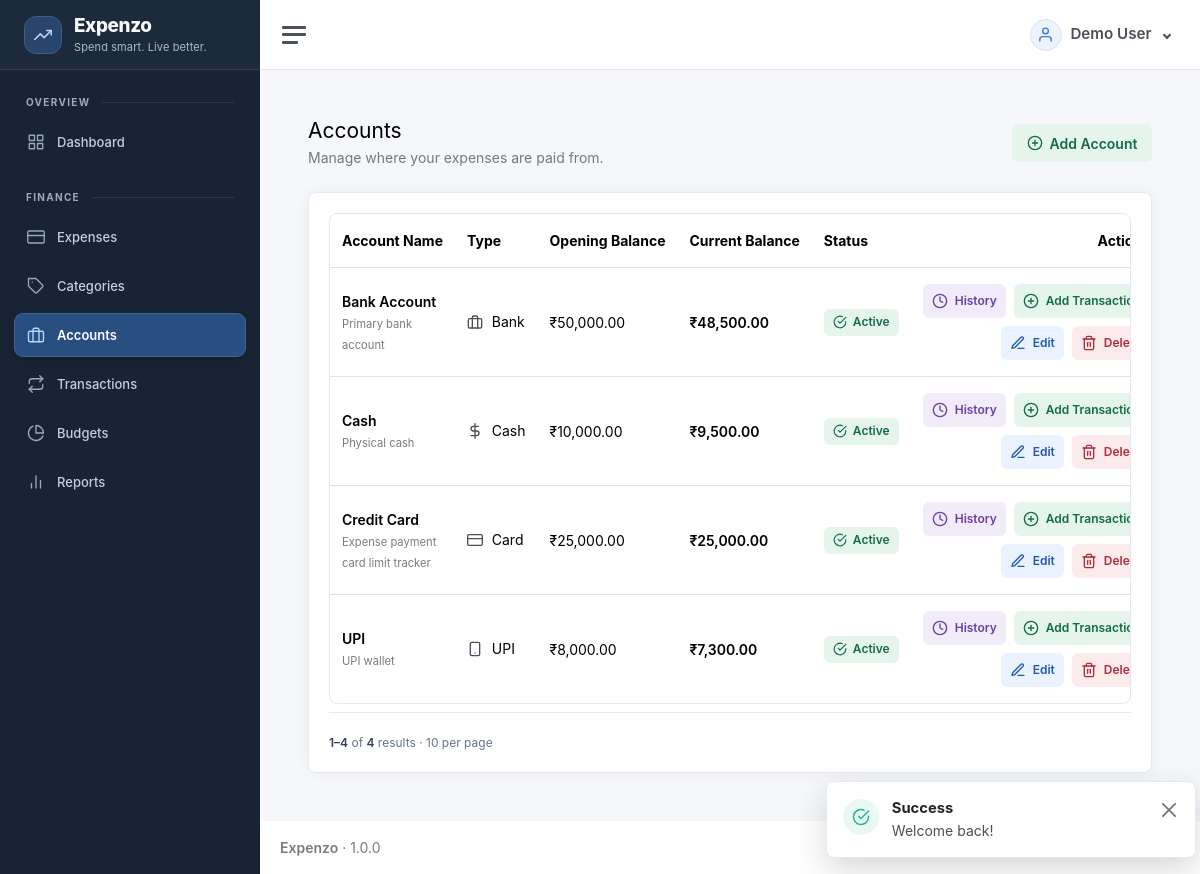
Page /accounts (signed in) on the committed database.
### tables this page shows
CREATE TABLE users (
  id BIGINT UNSIGNED AUTO_INCREMENT PRIMARY KEY,
  name VARCHAR(120) NOT NULL,
  email VARCHAR(190) NOT NULL UNIQUE,
  password_hash VARCHAR(255) NOT NULL,
  status ENUM('active','inactive') NOT NULL DEFAULT 'active',
  created_at DATETIME NOT NULL DEFAULT CURRENT_TIMESTAMP,
  updated_at DATETIME NOT NULL DEFAULT CURRENT_TIMESTAMP ON UPDATE CURRENT_TIMESTAMP,
  INDEX idx_users_status(status)
);

CREATE TABLE accounts (
  id BIGINT UNSIGNED AUTO_INCREMENT PRIMARY KEY,
  user_id BIGINT UNSIGNED NOT NULL,
  name VARCHAR(120) NOT NULL,
  type VARCHAR(60) NOT NULL,
  opening_balance DECIMAL(15,2) NOT NULL DEFAULT 0,
  current_balance DECIMAL(15,2) NOT NULL DEFAULT 0,
  description TEXT NULL,
  status ENUM('active','inactive') NOT NULL DEFAULT 'active',
  created_at DATETIME NOT NULL DEFAULT CURRENT_TIMESTAMP,
  updated_at DATETIME NOT NULL DEFAULT CURRENT_TIMESTAMP ON UPDATE CURRENT_TIMESTAMP,
  UNIQUE KEY uq_accounts_user_name(user_id, name),
  INDEX idx_accounts_user_status(user_id, status),
  FOREIGN KEY(user_id) REFERENCES users(id) ON DELETE CASCADE
);

### resources/views/accounts/index.php (the view, shortened to what the rows shown need)
<?php
$module = 'accounts';
require dirname(__DIR__).'/partials/page-header.php';
?>
<div class="card"><div class="card-body">
<div class="table-responsive" role="region" aria-label="Accounts table" tabindex="0"><table class="table crud-table mb-0">
<thead><tr><?php if (is_adminish()): ?><th scope="col">User</th><?php endif; ?><th scope="col">Account Name</th><th scope="col">Type</th><th scope="col">Opening Balance</th><th scope="col">Current Balance</th><th scope="col">Status</th><th scope="col" class="text-end">Actions</th></tr></thead>
<tbody>
<?php foreach ($rows as $r): ?>
<tr>
<td><div class="fw-semibold"><?=e($r['name'])?></div><small class="text-muted table-description"><?=e($r['description'] ?? '')?></small></td>
<td><?=account_type_label($r['type'] ?? '')?></td><td class="text-nowrap"><?=money($r['opening_balance'])?></td><td class="fw-semibold text-nowrap"><?=money($r['balance'])?></td>
<td><span class="status-badge status-badge--<?=in_array($r['status'], ['active', 'posted'], true) ? 'success' : 'neutral'?>"><i data-feather="<?=in_array($r['status'], ['active', 'posted'], true) ? 'check-circle' : 'pause-circle'?>" aria-hidden="true"></i><?=e(ucfirst($r['status']))?></span></td>
<td>
<div class="table-actions mb-2">
<?php if (can('transactions.view')): ?><a class="action-button action-button--purple btn btn-sm btn-outline-secondary" href="<?=e(url('transactions?account_id='.$r['id']))?>"><i data-feather="clock" aria-hidden="true"></i>History</a><?php endif; ?>
<?php if (((int)$r['user_id'] === (int)auth_user()['id'] || can('transactions.create_all')) && $r['status'] === 'active' && (can('transactions.create') || can('transactions.adjust'))): ?><a class="action-button action-button--success btn btn-sm btn-outline-success" href="<?=e(url('transactions/create?account_id='.$r['id'].'&type='.(can('transactions.create')?'income':'adjustment')))?>"><i data-feather="plus-circle" aria-hidden="true"></i>Add Transaction</a><?php endif; ?>
</div>
<?php $rowId = $r['id']; $rowName = $r['name']; $owned = (int)$r['user_id'] === (int)\App\Core\Session::get('user_id'); $mayEdit = $owned && can('accounts.edit'); $mayDelete = $owned && can('accounts.delete'); require dirname(__DIR__).'/partials/row-actions.php'; ?></td>
</tr>
<?php endforeach; ?>
</tbody></table></div>
<?php $total = $data['total']; $page = $data['page']; $per = $data['per']; require dirname(__DIR__).'/partials/pagination.php'; ?>
</div></div>

### app/Helpers/helpers.php (shortened to what the rows shown need)
<?php
function e(mixed $v):string{return htmlspecialchars((string)$v,ENT_QUOTES,'UTF-8');}
function url(string $path=''):string{$base=rtrim(str_replace('\\','/',dirname($_SERVER['SCRIPT_NAME']??'')),'/'); if($base==='/'||$base==='.')$base=''; return $base.'/'.ltrim($path,'/');}
function asset(string $path):string{
    $relative = ltrim($path, '/');
    $file = dirname(__DIR__,2).'/public/assets/'.$relative;
    return url('assets/'.$relative).(is_file($file) ? '?v='.filemtime($file) : '');
}
function auth_user():?array{return Session::get('user');}
function can(string $permission):bool{return in_array($permission,Session::get('permissions',[]),true);}
function app_setting(string $key, mixed $default = null): mixed
{
    static $settings = null;
    if ($settings === null) {
        $settings = [];
        try {
            $rows = \App\Core\Database::connection()->query('SELECT setting_key, setting_value FROM settings')->fetchAll();
            foreach ($rows as $row) $settings[$row['setting_key']] = $row['setting_value'];
        } catch (\Throwable $exception) {
            $settings = [];
        }
    }
    return $settings[$key] ?? $default;
}
function currency_code(): string
{
    $cfg = require dirname(__DIR__,2).'/config/app.php';
    return strtoupper(trim((string)app_setting('currency', $cfg['currency'] ?? 'INR')));
}
function money(float|int|string $amount):string{ $symbols=['INR'=>'₹','USD'=>'$','EUR'=>'€','GBP'=>'£']; $currency=currency_code(); return ($symbols[$currency]??$currency.' ').number_format((float)$amount,2);}
function account_type_icon(?string $type): string
{
    return match (strtolower(trim((string)$type))) {
        'cash' => 'dollar-sign',
        'bank' => 'briefcase',
        'card', 'credit card', 'debit card' => 'credit-card',
        'upi' => 'smartphone',
        'wallet' => 'pocket',
        default => 'credit-card',
    };
}
function account_type_label(?string $type, ?string $name = null): string
{
    $type = trim((string)$type);
    $label = trim((string)$name) !== '' ? trim((string)$name) : ($type !== '' ? $type : 'Account');
    return '<span class="inline-icon-text"><i data-feather="'.e(account_type_icon($type)).'" aria-hidden="true"></i>'.e($label).'</span>';
}
function landing_path():string {
    foreach (['dashboard','expenses','transactions','categories','accounts','budgets','reports','users','roles','settings'] as $module) {
        if(can($module.'.view')) return '/'.$module;
    }
    return '/dashboard';
}
function pagination_size(): int
{
    $size = filter_var(app_setting('pagination_size', 10), FILTER_VALIDATE_INT, ['options' => ['min_range' => 1, 'max_range' => 100]]);
    return $size === false ? 10 : $size;
}

### resources/views/partials/row-actions.php (shortened to what the rows shown need)
<div class="table-actions">
    <?php $confirmEntity = ['categories' => 'Category', 'accounts' => 'Account', 'budgets' => 'Budget', 'expenses' => 'Expense', 'users' => 'User', 'roles' => 'Role'][$module] ?? 'Record'; ?>
    <?php if ($mayEdit): ?><a class="action-button action-button--primary btn btn-sm btn-outline-primary" href="<?=e(url($module.'/'.$rowId.'/edit'))?>"><i data-feather="edit-3" aria-hidden="true"></i>Edit<span class="visually-hidden"> <?=e($rowName)?></span></a><?php endif; ?>
    <?php if ($mayDelete): ?>
    <form method="post" action="<?=e(url($module.'/'.$rowId.'/delete'))?>" data-confirm-title="Delete <?=e($confirmEntity)?>" data-confirm-subtitle="This action cannot be undone." data-confirm-message="Deleting <?=e($rowName)?> will permanently remove this record. If it is already used by other records, the system may block deletion and you should deactivate it instead." data-confirm-button="Delete">
        <?=csrf_field()?><button type="submit" class="action-button action-button--danger btn btn-sm btn-outline-danger"><i data-feather="trash-2" aria-hidden="true"></i>Delete<span class="visually-hidden"> <?=e($rowName)?></span></button>
    </form>
    <?php endif; ?>
</div>

### app/Core/Router.php (shortened to what the rows shown need)
<?php
final class Router { private array $routes=[];
 private function add(string $method,string $path,string $handler):void{$this->routes[] = compact('method','path','handler');}
 public function dispatch(Request $request):void{foreach($this->routes as $r){if($r['method']!==$request->method())continue;$pattern=preg_replace('#\\{([a-zA-Z_][a-zA-Z0-9_]*)\\}#','(?P<$1>[^/]+)',str_replace('/','\/',$r['path']));if(preg_match('#^'.$pattern.'$#',$request->path(),$m)){[$class,$method]=explode('@',$r['handler']);$controller=new $class();$params=[];foreach($m as $k=>$v)if(!is_int($k))$params[]=$v; $controller->$method($request,...$params);return;}} Response::status(404); View::render('errors/404',[], 'app');}
}

### resources/views/layouts/app.php (shortened to what the rows shown need)
<?php
$sidebarPath = rtrim((new \App\Core\Request())->path(), '/') ?: '/';
$navigation = [
    'Overview' => ['dashboard' => ['Dashboard', 'grid', 'dashboard.view']],
    'Finance' => [
        'expenses' => ['Expenses', 'credit-card', 'expenses.view'],
        'categories' => ['Categories', 'tag', 'categories.view'],
        'accounts' => ['Accounts', 'briefcase', 'accounts.view'],
        'transactions' => ['Transactions', 'repeat', 'transactions.view'],
        'budgets' => ['Budgets', 'pie-chart', 'budgets.view'],
        'reports' => ['Reports', 'bar-chart-2', 'reports.view'],
    ],
    'Administration' => [
        'users' => ['Users', 'users', 'users.view'],
        'roles' => ['Roles & Permissions', 'shield', 'roles.view'],
        'audit-logs' => ['Audit Logs', 'activity', 'audit.view'],
        'settings' => ['Settings', 'settings', 'settings.view'],
    ],
];
$currentUser = auth_user() ?? [];
$currentUserName = $currentUser['name'] ?? 'User';
?>
<!doctype html>
<html lang="en">
<head>
    <link href="<?= asset('app.css') ?>" rel="stylesheet">
    <link href="<?= asset('crud.css') ?>" rel="stylesheet">
</head>
<body class="app-shell">
    <div class="wrapper">
        <nav id="sidebar" class="sidebar js-sidebar" aria-label="Main navigation">
            <div class="sidebar-content js-simplebar">
                <a aria-label="<?= e(APP_NAME) ?> home" class="sidebar-brand app-sidebar-brand" href="<?= e(url(landing_path())) ?>"><span class="sidebar-brand-mark"><i data-feather="trending-up" aria-hidden="true"></i></span><span class="align-middle brand-mini"><span><?= e(APP_NAME) ?></span><span class="sidebar-brand-tagline">Spend smart. Live better.</span></span></a>
                <ul class="sidebar-nav">
                    <?php foreach ($navigation as $group => $items):
                        $visible = array_filter($items, static fn(array $item): bool => can($item[2]));
                        if (!$visible)
                            continue;
                        ?>
                        <li class="sidebar-header"><?= e($group) ?></li>
                        <?php foreach ($visible as $section => [$label, $icon, $permission]):
                            $active = $sidebarPath === '/' . $section || str_starts_with($sidebarPath, '/' . $section . '/') || ($section === 'dashboard' && $sidebarPath === '/');
                            ?>
                            <li class="sidebar-item <?= $active ? 'active' : '' ?>"><a class="sidebar-link" aria-label="<?= e($label) ?>"
                                    href="<?= e(url($section)) ?>" <?= $active ? 'aria-current="page"' : '' ?>><i aria-hidden="true" class="align-middle" data-feather="<?= e($icon) ?>"></i><span
                                        class="align-middle"><?= e($label) ?></span></a></li>
                        <?php endforeach; endforeach; ?>
                </ul>
            </div>
        </nav>
        <div class="main">
            <nav class="navbar navbar-expand navbar-light navbar-bg">
                <a class="sidebar-toggle app-sidebar-toggle" role="button" tabindex="0" aria-label="Toggle navigation" aria-controls="sidebar" aria-expanded="true"><i
                        class="hamburger align-self-center"></i></a>
                <div class="navbar-collapse collapse">
                    <ul class="navbar-nav navbar-align">
                        <li class="nav-item dropdown">
                            <a class="nav-link user-menu-toggle dropdown-toggle" href="#" data-bs-toggle="dropdown"
                                aria-expanded="false">
                                <span class="user-menu-avatar"><i data-feather="user"></i></span>
                                <span class="user-menu-name"><?= e($currentUserName) ?></span>
                            </a>
                        </li>
                    </ul>
                </div>
            </nav>
            <main class="content">
                <div class="container-fluid p-0">
                    <?= $content ?>
                </div>
            </main>
            <footer class="footer">
                <div class="container-fluid">
                    <div class="row text-muted">
                        <div class="col-6 text-start">
                            <p class="mb-0"><strong><?= e(APP_NAME) ?></strong> &middot; <?= APP_VERSION ?></p>
                        </div>
                        <div class="col-6 text-end">All Rights Reserved &copy; <?= date('Y') ?></div>
                    </div>
                </div>
            </footer>
        </div>
    </div>
    <?php require dirname(__DIR__).'/partials/toasts.php'; ?>
</body>
</html>

### rows in the picture
users: name "Demo User"
accounts: name "Bank Account", description "Primary bank account", type "Bank", opening_balance "₹50,000.00", balance "₹48,500.00", status "Active"
accounts: name "Cash", description "Physical cash", type "Cash", opening_balance "₹10,000.00", balance "₹9,500.00", status "Active"
accounts: name "Credit Card", description "Expense payment card limit tracker", type "Card", opening_balance "₹25,000.00", balance "₹25,000.00", status "Active"
accounts: name "UPI", description "UPI wallet", type "UPI", opening_balance "₹8,000.00", balance "₹7,300.00", status "Active"

### other values in the picture
$group "OVERVIEW"
$label "Dashboard"
$group "FINANCE"
$label "Expenses"
$label "Categories"
$label "Accounts"
$label "Transactions"
$label "Budgets"
$label "Reports"
$toast['label'] "Success"
$toast['message'] "Welcome back!"
